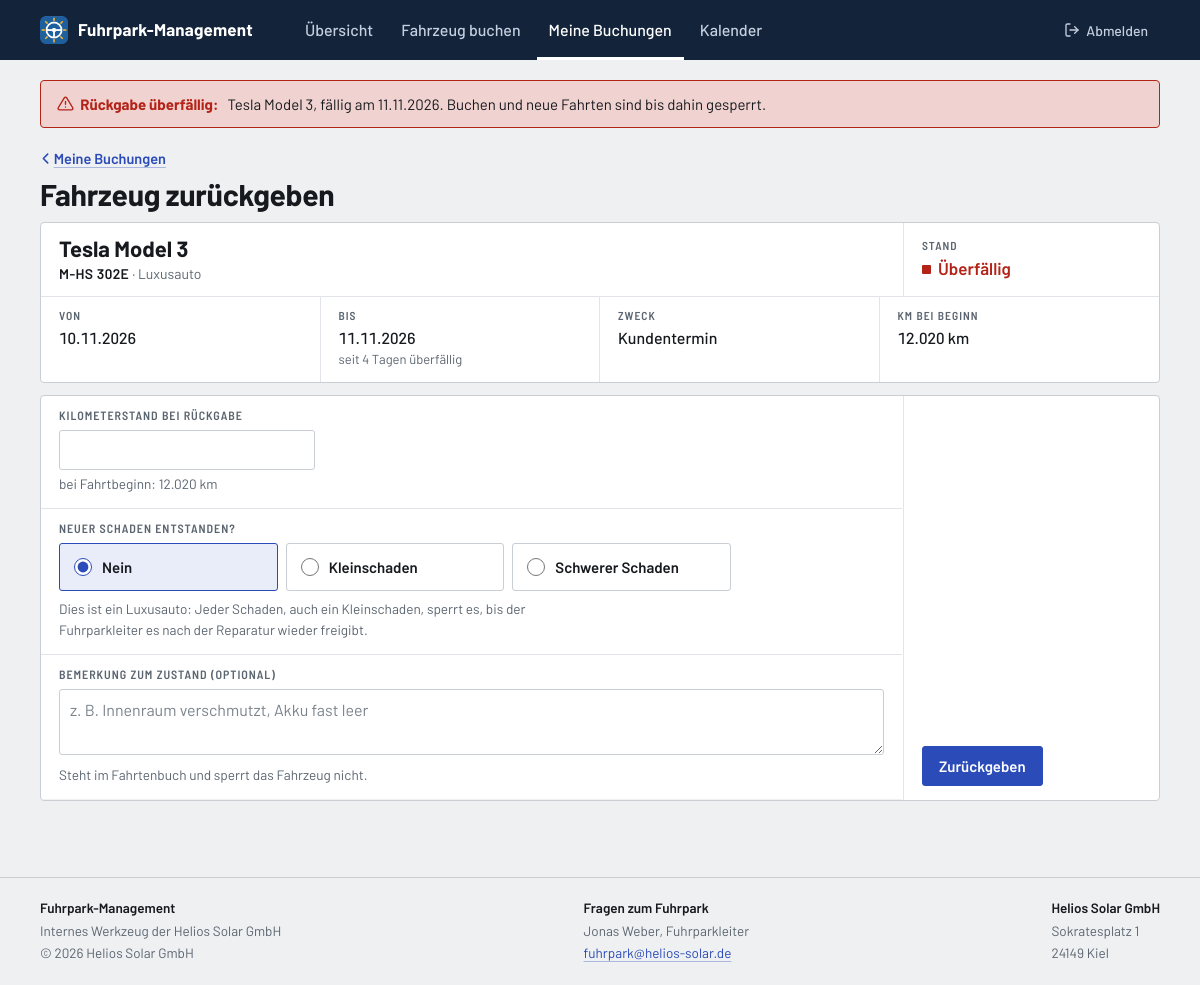
The page /rueckgabe.php (signed in) on the database its author committed.
### tables this page shows
CREATE TABLE buchungen (
    id                     INT UNSIGNED     NOT NULL AUTO_INCREMENT,
    fahrzeug_id            INT UNSIGNED     NOT NULL,   
    antragsteller_id       INT UNSIGNED     NOT NULL,   
    fahrer_id              INT UNSIGNED     NOT NULL,   
    start                  DATE             NOT NULL,
    ende                   DATE             NOT NULL,
    zweck_id               TINYINT UNSIGNED NOT NULL,
    personenanzahl         TINYINT UNSIGNED NOT NULL,   
    status_id              TINYINT UNSIGNED NOT NULL DEFAULT 1,  
    beantragt_am           DATETIME         NOT NULL DEFAULT CURRENT_TIMESTAMP,

     
     
    entscheidung_von       INT UNSIGNED     NULL,       
    entscheidung_am        DATETIME         NULL,
    entscheidung_kommentar TEXT             NULL,       
    entscheidung_gelesen_am DATETIME        NULL,       

     
    begonnen_am            DATETIME         NULL,
    km_start               INT UNSIGNED     NULL,       

     
    zurueckgegeben_am      DATETIME         NULL,
    km_ende                INT UNSIGNED     NULL,
    bemerkung              TEXT             NULL,       

    PRIMARY KEY (id),
    KEY idx_buchungen_belegung (fahrzeug_id, start, ende),
    KEY idx_buchungen_status (status_id),
    CONSTRAINT fk_buchungen_fahrzeug                     
        FOREIGN KEY (fahrzeug_id) REFERENCES fahrzeuge (id),
    CONSTRAINT fk_buchungen_antragsteller                
        FOREIGN KEY (antragsteller_id) REFERENCES nutzer (id),
    CONSTRAINT fk_buchungen_fahrer                       
        FOREIGN KEY (fahrer_id) REFERENCES nutzer (id),
    CONSTRAINT fk_buchungen_entscheidung_von             
        FOREIGN KEY (entscheidung_von) REFERENCES nutzer (id),
    CONSTRAINT fk_buchungen_zweck                        
        FOREIGN KEY (zweck_id) REFERENCES zwecke (id),
    CONSTRAINT fk_buchungen_status                       
        FOREIGN KEY (status_id) REFERENCES buchungsstatus (id)
);

CREATE TABLE fahrzeuge (
    id            INT UNSIGNED      NOT NULL AUTO_INCREMENT,
    kennzeichen   VARCHAR(20)       NOT NULL,
    art_id        TINYINT UNSIGNED  NOT NULL,
    typ           VARCHAR(30)       NOT NULL,       
    hersteller    VARCHAR(50)       NOT NULL,
    modell        VARCHAR(50)       NOT NULL,
    baujahr       SMALLINT UNSIGNED NULL,
    bild          VARCHAR(100)      NULL,           
    sitzplaetze   TINYINT UNSIGNED  NOT NULL,
    antrieb_id    TINYINT UNSIGNED  NULL,
    kmstand       INT UNSIGNED      NULL,           
    fuehrerschein VARCHAR(5)        NULL,           
    hu_au         DATE              NULL,           
    geloescht_am  DATETIME          NULL,           
    PRIMARY KEY (id),
    CONSTRAINT fk_fahrzeuge_art                     
        FOREIGN KEY (art_id) REFERENCES fahrzeugarten (id),
    CONSTRAINT fk_fahrzeuge_antrieb                 
        FOREIGN KEY (antrieb_id) REFERENCES antriebe (id)
);

CREATE TABLE fahrzeugarten (
    id          TINYINT UNSIGNED NOT NULL,
    bezeichnung VARCHAR(30)      NOT NULL,
    plural      VARCHAR(30)      NOT NULL,
    PRIMARY KEY (id)
);

CREATE TABLE zwecke (
    id          TINYINT UNSIGNED NOT NULL,
    bezeichnung VARCHAR(30)      NOT NULL,
    PRIMARY KEY (id)
);

CREATE TABLE nutzer (
    id            INT UNSIGNED     NOT NULL AUTO_INCREMENT,
    vorname       VARCHAR(50)      NOT NULL,
    nachname      VARCHAR(50)      NOT NULL,
    rolle_id      TINYINT UNSIGNED NOT NULL DEFAULT 1,  
    passwort_hash VARCHAR(255)     NOT NULL,            
    darf_luxus    TINYINT(1)       NOT NULL DEFAULT 0,  
    geloescht_am  DATETIME         NULL,                
    PRIMARY KEY (id),
    CONSTRAINT fk_nutzer_rolle                          
        FOREIGN KEY (rolle_id) REFERENCES rollen (id)
);

### rueckgabe.php (the view, shortened to what the rows shown need)
<?php
require_once __DIR__ . '/includes/config.php';
$ich = aktueller_nutzer();
$heute = new DateTimeImmutable('today');
$schadenText = [
    CBuchung::KEIN_SCHADEN => 'Nein',
    SCHWERE_KLEIN          => 'Kleinschaden',
    SCHWERE_WARTUNG        => 'Schwerer Schaden',
];
$ListeLaufende = new CListeBuchungen();
$ListeLaufende->LadenLaufendeFahrten($ich);
$Zwecke = new CListeSchluessel('zwecke');
$Arten = new CListeSchluessel('fahrzeugarten');
$buchungId = (int) ($_POST['buchung'] ?? $_GET['buchung'] ?? 0);
if ($buchungId === 0 && $ListeLaufende->Count() === 1) {
    $buchungId = $ListeLaufende->Get(0)->GetID();
}
$Fahrt = $ListeLaufende->GetByID($buchungId);
$Fahrzeug = $Fahrt !== null ? CFahrzeug::LoadByID($Fahrt->GetFahrzeugID()) : null;
$luxus = $Fahrzeug !== null && $Fahrzeug->IstLuxus();
$eingabe = [
    'km_ende'      => trim((string) ($_POST['km_ende'] ?? '')),
    'schaden'      => (int) (is_string($_POST['schaden'] ?? null) ? $_POST['schaden'] : 0),
    'beschreibung' => trim((string) ($_POST['beschreibung'] ?? '')),
    'bemerkung'    => trim((string) ($_POST['bemerkung'] ?? '')),
];
$bannerFahrten = array_filter(
    $ListeLaufende->GetAlle(),
    fn (CBuchung $Buchung): bool => $Buchung->IstUeberfaellig(),
);
$bannerMitNamen = false;
require_once __DIR__ . '/includes/header.php';
?>
<?php if ($ListeLaufende->Count() === 0): ?>
    <div class="schild schild--leer">
        <p>Sie haben derzeit keine laufende Fahrt.</p>
        <a class="button" href="<?= url('meine-buchungen.php') ?>">Zu meinen Buchungen</a>
    </div>
<?php else: ?>
    <?php if ($Fahrt !== null): ?>
        <?php
        $SchildFahrzeug = $Fahrzeug;
        $marke = buchung_stand($Fahrt, $ich);
        ?>
        <article class="schild">
            <?php require __DIR__ . '/includes/schild-kopf.php'; ?>
            <dl class="felder felder--fahrt">
                <div class="feld">
                    <dt>Von</dt>
                    <dd><?= e($Fahrt->GetStart()->format('d.m.Y')) ?></dd>
                </div>
                <div class="feld">
                    <dt>Bis</dt>
                    <dd>
                        <?= e($Fahrt->GetEnde()->format('d.m.Y')) ?>
                        <?php if ($Fahrt->IstUeberfaellig()): ?>
                            <?php $tage = $Fahrt->GetEnde()->diff($heute)->days; ?>
                            <small>seit <?= e((string) $tage) ?> <?= $tage === 1 ? 'Tag' : 'Tagen' ?> überfällig</small>
                        <?php elseif ($Fahrt->GetEnde() == $heute): ?>
                            <small>heute fällig</small>
                        <?php endif; ?>
                    </dd>
                </div>
                <div class="feld">
                    <dt>Zweck</dt>
                    <dd><?= e($Zwecke->GetBezeichnung($Fahrt->GetZweckID())) ?></dd>
                </div>
                <?php if ($Fahrt->GetKmStart() !== null): ?>
                    <div class="feld">
                        <dt>km bei Beginn</dt>
                        <dd><?= number_format($Fahrt->GetKmStart(), 0, ',', '.') ?> km</dd>
                    </div>
                <?php endif; ?>
            </dl>
        </article>
        <form class="schild schild--formular" method="post" action="<?= url('rueckgabe.php') ?>"
              enctype="multipart/form-data">
            <div class="schild__koerper">
                <div class="formfelder formfelder--rueckgabe">
                    <?php if ($Fahrt->GetKmStart() !== null): ?>
                        <div class="formfeld formfeld--breit">
                            <label class="form__label" for="km_ende">Kilometerstand bei Rückgabe</label>
                            <input class="form__input form__input--kurz" type="number" id="km_ende" name="km_ende"
                                   min="<?= e((string) $Fahrt->GetKmStart()) ?>" step="1" required
                                   value="<?= e($eingabe['km_ende']) ?>">
                            <span class="form__hinweis">
                                bei Fahrtbeginn: <?= number_format($Fahrt->GetKmStart(), 0, ',', '.') ?> km
                            </span>
                        </div>
                    <?php endif; ?>
                    <fieldset class="formfeld formfeld--breit schadenwahl">
                        <legend class="form__label">Neuer Schaden entstanden?</legend>
                        <div class="schadenwahl__optionen">
                            <?php foreach ($schadenText as $wert => $text): ?>
                                <label class="schadenwahl__option">
                                    <input type="radio" name="schaden" value="<?= e((string) $wert) ?>"
                                           <?= $wert === $eingabe['schaden'] || ($wert === CBuchung::KEIN_SCHADEN && !isset($schadenText[$eingabe['schaden']])) ? 'checked' : '' ?>>
                                    <?= e($text) ?>
                                </label>
                            <?php endforeach; ?>
                        </div>
                        <span class="form__hinweis">
                            <?php if ($luxus): ?>
                                Dies ist ein Luxusauto: Jeder Schaden, auch ein Kleinschaden, sperrt es, bis
                                der Fuhrparkleiter es nach der Reparatur wieder freigibt.
                            <?php else: ?>
                                Ein Kleinschaden (z. B. ein Kratzer) sperrt das Fahrzeug nicht; der nächste
                                Fahrer sieht ihn vor Fahrtbeginn. Ein schwerer Schaden (das Fahrzeug muss in die
                                Werkstatt) sperrt es, bis der Fuhrparkleiter es wieder freigibt.
                            <?php endif; ?>
                        </span>
                    </fieldset>
                    <div class="formfeld formfeld--breit">
                        <label class="form__label" for="bemerkung">Bemerkung zum Zustand (optional)</label>
                        <textarea class="form__input" id="bemerkung" name="bemerkung" rows="2" maxlength="500"
                                  placeholder="z. B. Innenraum verschmutzt, Akku fast leer"><?= e($eingabe['bemerkung']) ?></textarea>
                        <span class="form__hinweis">Steht im Fahrtenbuch und sperrt das Fahrzeug nicht.</span>
                    </div>
                </div>
                <div class="schild__aktionen">
                    <button class="button" type="submit">Zurückgeben</button>
                </div>
            </div>
        </form>
    <?php endif; ?>
<?php endif; ?>
<?php require_once __DIR__ . '/includes/footer.php'; ?>

### includes/banner.php (shortened to what the rows shown need)
<?php
$bannerHeute = new DateTimeImmutable('today');
?>
<div class="container">
    <?php if ($bannerFahrten !== [] && $bannerMitNamen): ?>
        <?php $bannerAnzahl = count($bannerFahrten); ?>
        <details class="banner">
            <summary class="banner__zeile">
                <span class="banner__text">
                    <span class="icon icon--warnung" aria-hidden="true"></span><strong><?= e((string) $bannerAnzahl) ?> <?= $bannerAnzahl === 1 ? 'Rückgabe' : 'Rückgaben' ?> überfällig.</strong>
                    <span class="banner__zusatz">Bitte mit den Fahrern klären.</span>
                </span>
                <span class="button button--klein banner__knopf banner__knopf--details">Details</span>
            </summary>
            <ul class="banner__liste">
                <?php foreach ($bannerFahrten as $Fahrt): ?>
                    <?php $tage = $Fahrt->GetEnde()->diff($bannerHeute)->days; ?>
                    <li>
                        <strong><?= e($Fahrt->GetFahrerName()) ?></strong>
                        <a href="<?= url('fahrzeug.php?id=' . $Fahrt->GetFahrzeugID()) ?>"><?= e($Fahrt->GetFahrzeugName()) ?></a>
                        <span>fällig am <?= e($Fahrt->GetEnde()->format('d.m.Y')) ?>, seit <?= e((string) $tage) ?> <?= $tage === 1 ? 'Tag' : 'Tagen' ?></span>
                    </li>
                <?php endforeach; ?>
            </ul>
        </details>
    <?php elseif ($bannerFahrten !== []): ?>
        <?php foreach ($bannerFahrten as $Fahrt): ?>
            <?php $BannerFahrzeug = CFahrzeug::LoadByID($Fahrt->GetFahrzeugID()); ?>
            <div class="banner banner__zeile">
                <p class="banner__text">
                    <span class="icon icon--warnung" aria-hidden="true"></span><strong>Rückgabe überfällig:</strong>
                    <?= e($BannerFahrzeug->GetHersteller() . ' ' . $BannerFahrzeug->GetModell()) ?>, fällig am <?= e($Fahrt->GetEnde()->format('d.m.Y')) ?>.
                    <span class="banner__zusatz">Buchen und neue Fahrten sind bis dahin gesperrt.</span>
                </p>
            </div>
        <?php endforeach; ?>
    <?php endif; ?>
</div>

### includes/schild-kopf.php (shortened to what the rows shown need)
<div class="schild__kopf">
    <div class="schild__name">
        <h3 class="schild__fahrzeug">
            <a href="<?= url('fahrzeug.php?id=' . $SchildFahrzeug->GetID()) ?>"><?= e($SchildFahrzeug->GetHersteller() . ' ' . $SchildFahrzeug->GetModell()) ?></a>
        </h3>
        <p class="schild__modell">
            <span class="kennzeichen"><?= e($SchildFahrzeug->GetKennzeichen()) ?></span>
            &middot; <?= e($Arten->GetBezeichnung($SchildFahrzeug->GetArtID())) ?>
        </p>
    </div>
    <p class="stand stand--<?= e($marke[1]) ?>">
        <span class="stand__label">Stand</span>
        <span class="stand__wert"><?= e($marke[0]) ?></span>
    </p>
</div>

### includes/footer.php (shortened to what the rows shown need)
<?php
$FussNutzer = $Angemeldet ?? null;
$fussKontakt = [];
if ($FussNutzer !== null && $FussNutzer->GetRolleID() === ROLLE_MITARBEITER) {
    $FussListe = new CListeNutzer();
    $FussListe->LadenAktive();
    foreach ($FussListe->GetAlle() as $Eintrag) {
        if ($Eintrag->GetRolleID() === ROLLE_FUHRPARKLEITER) {
            $fussKontakt[] = $Eintrag;
        }
    }
}
?>
</main>
<footer class="fussleiste">
    <div class="container fussleiste__innen">
        <?php if ($fussKontakt !== []): ?>
            <div class="fussleiste__block">
                <p class="fussleiste__titel">Fragen zum Fuhrpark</p>
                <?php foreach ($fussKontakt as $Kontakt): ?>
                    <p><?= e($Kontakt->GetName()) ?>, Fuhrparkleiter</p>
                <?php endforeach; ?>
                <p><a href="mailto:<?= e(FUHRPARK_EMAIL) ?>"><?= e(FUHRPARK_EMAIL) ?></a></p>
            </div>
        <?php endif; ?>
    </div>
</footer>
</body>
</html>

### rows shown on the page
buchungen: fahrzeug.modell "Tesla Model 3", ende "11.11.2026", start "10.11.2026", ende "4", zweck.bezeichnung "Kundentermin", km_start "12.020"
fahrzeuge: $SchildFahrzeug->GetHersteller() . ' ' . $SchildFahrzeug->GetModell() "Tesla Model 3", kennzeichen "M-HS 302E", art.bezeichnung "Luxusauto"
nutzer: $Kontakt->GetName() "Jonas Weber"

### other values the page prints
APP_NAME "Fuhrpark-Management"
$beschriftung "Übersicht"
$beschriftung "Fahrzeug buchen"
$beschriftung "Meine Buchungen"
$beschriftung "Kalender"
$pageZurueck[0] "Meine Buchungen"
$pageTitle "Fahrzeug zurückgeben"
$marke[0] "Überfällig"
$text "Nein"
$text "Kleinschaden"
$text "Schwerer Schaden"
FIRMA_NAME "Helios Solar GmbH"
FUHRPARK_EMAIL "fuhrpark@helios-solar.de"
FIRMA_STRASSE "Sokratesplatz 1"
FIRMA_ORT "24149 Kiel"
